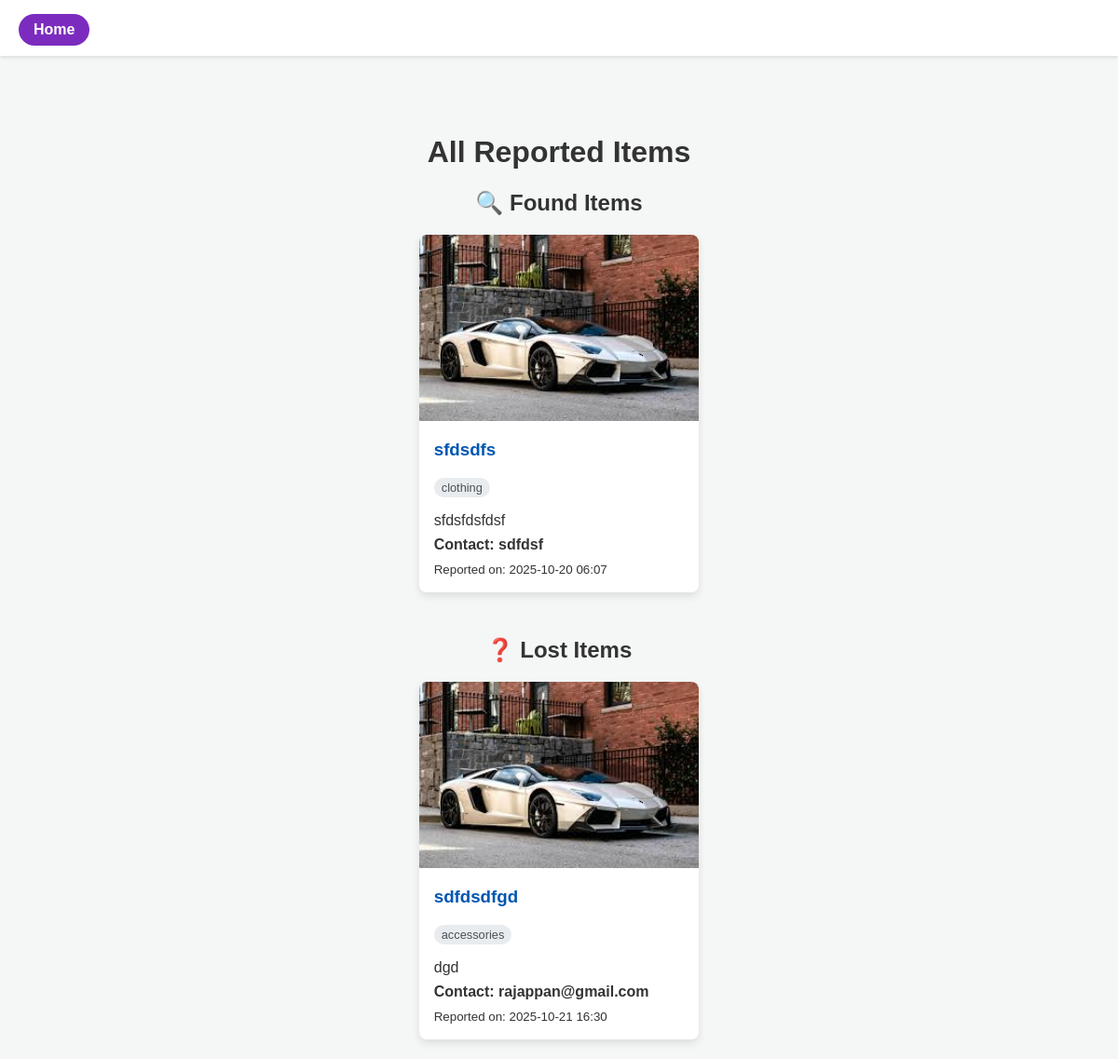
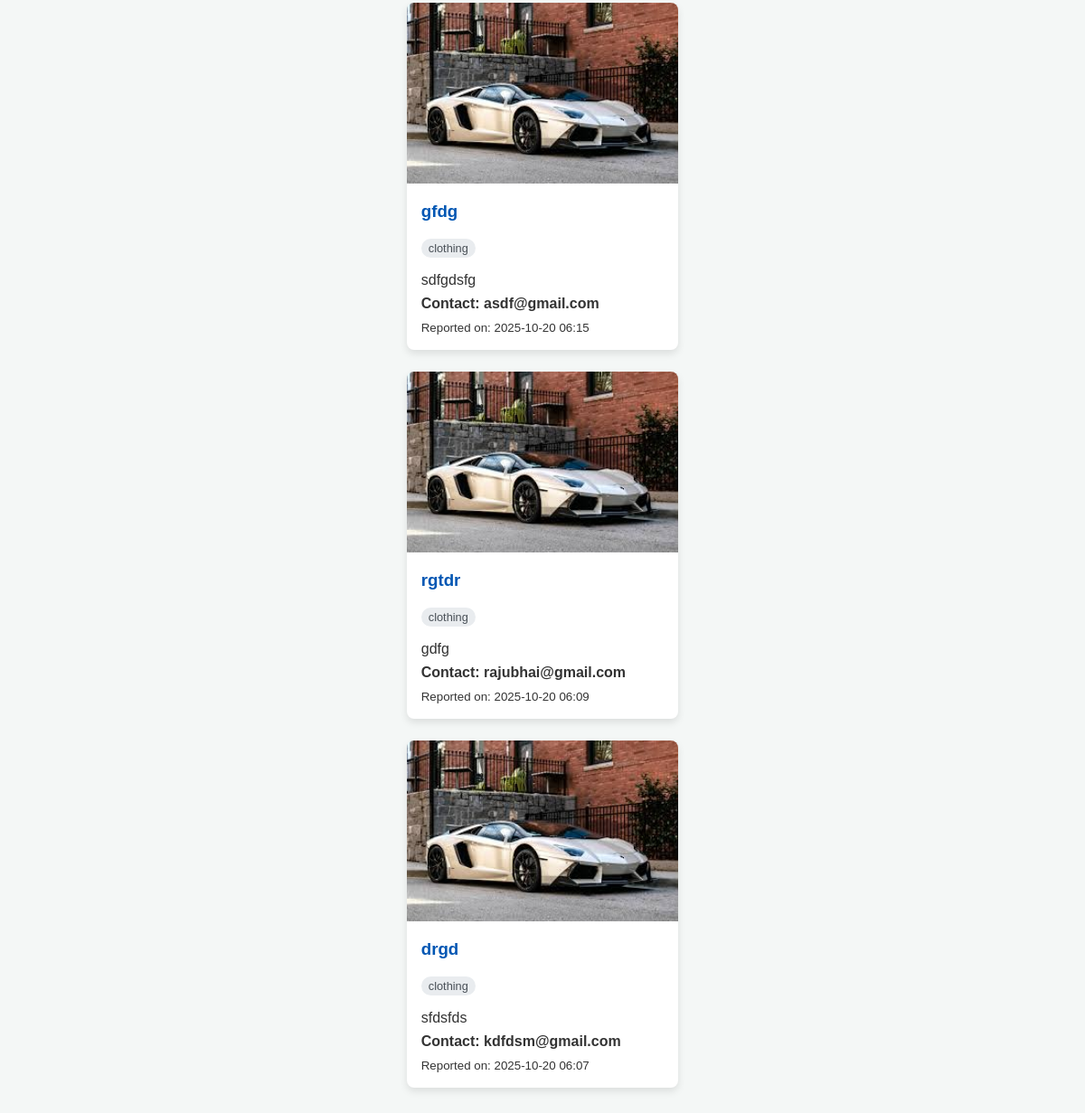
The page /listings on the database its author committed (2 pictures, top to bottom).
### app.py (models this page shows, shortened)
class FoundItem(db.Model):
    id = db.Column(db.Integer, primary_key=True)
    item_name = db.Column(db.String(100), nullable=False)
    description = db.Column(db.Text, nullable=False)
    category = db.Column(db.String(50), nullable=False)
    image_filename = db.Column(db.String(100), nullable=True)
    contact = db.Column(db.String(100), nullable=False)
    user_id = db.Column(db.Integer, db.ForeignKey('user.id'), nullable=False)
    timestamp = db.Column(db.DateTime, default=datetime.utcnow)

class LostItem(db.Model):
    id = db.Column(db.Integer, primary_key=True)
    item_name = db.Column(db.String(100), nullable=False)
    description = db.Column(db.Text, nullable=False)
    category = db.Column(db.String(50), nullable=False)
    image_filename = db.Column(db.String(100), nullable=True)
    contact = db.Column(db.String(100), nullable=False)
    user_id = db.Column(db.Integer, db.ForeignKey('user.id'), nullable=False)
    timestamp = db.Column(db.DateTime, default=datetime.utcnow)

### app.py (the view)
@app.route('/listings')
def listings_page():
    found_items = FoundItem.query.order_by(FoundItem.timestamp.desc()).all()
    lost_items = LostItem.query.order_by(LostItem.timestamp.desc()).all()
    return render_template('listings.html', found_items=found_items, lost_items=lost_items)

### templates/listings.html (shortened to what this page needs)
<!DOCTYPE html>
<html lang="en">
<head>
    <link rel="stylesheet" href="{{ url_for('static', filename='css/style.css') }}">
</head>
<body>
    <header>
        <a href="{{ url_for('index') }}" class="home-button" style="text-decoration:none; color: white; background: #7b2cbf; padding: 8px 16px; border-radius: 20px; font-weight: bold; position: absolute; left: 20px; top: 15px;">Home</a>
        <div class="logo" style="width: 100%; text-align: center;">
            <a href="{{ url_for('index') }}" style="text-decoration:none; color: inherit;">
            </a>
        </div>
    </header>
    <div class="container">
        <h1>All Reported Items</h1>
        <section class="listings-section">
            <h2>🔍 Found Items</h2>
            <div class="item-grid">
                {% if found_items %}
                    {% for item in found_items %}
                    <div class="item-card">
                        {% if item.image_filename %}
                            <img src="{{ url_for('static', filename='uploads/' + item.image_filename) }}" alt="{{ item.item_name }}">
                        {% endif %}
                        <div class="item-card-content">
                            <h3>{{ item.item_name }}</h3>
                            <span class="category">{{ item.category }}</span>
                            <p>{{ item.description }}</p>
                            <p class="contact">Contact: {{ item.contact }}</p>
                            <small>Reported on: {{ item.timestamp.strftime('%Y-%m-%d %H:%M') }}</small>
                        </div>
                    </div>
                    {% endfor %}
                {% else %}
                    <p class="no-items">No found items have been reported yet.</p>
                {% endif %}
            </div>
        </section>
        <section class="listings-section">
            <h2>❓ Lost Items</h2>
            <div class="item-grid">
                 {% if lost_items %}
                    {% for item in lost_items %}
                    <div class="item-card">
                        {% if item.image_filename %}
                            <img src="{{ url_for('static', filename='uploads/' + item.image_filename) }}" alt="{{ item.item_name }}">
                        {% endif %}
                        <div class="item-card-content">
                            <h3>{{ item.item_name }}</h3>
                            <span class="category">{{ item.category }}</span>
                            <p>{{ item.description }}</p>
                            <p class="contact">Contact: {{ item.contact }}</p>
                            <small>Reported on: {{ item.timestamp.strftime('%Y-%m-%d %H:%M') }}</small>
                        </div>
                    </div>
                    {% endfor %}
                {% else %}
                    <p class="no-items">No lost items have been reported yet.</p>
                {% endif %}
            </div>
        </section>
    </div>
</body>
</html>

### static/css/style.css (style rules this page uses)
html, body { margin: 0; padding: 0; height: 100%; min-height: 100%; box-sizing: border-box; background: #fff0f6; }
body { font-family: Arial, sans-serif; margin: 0; padding: 0; background: #fff0f6; color: #333; display: flex; flex-direction: column; min-height: 100vh; }
header { display: flex; justify-content: space-between; align-items: center; background: #7b2cbf; color: white; padding: 15px 20px; flex-wrap: wrap; }
header .logo { font-size: 1.5em; font-weight: bold; }

### templates/listings.html (style rules this page uses)
body { font-family: sans-serif; background-color: #f4f7f6; }
.container { max-width: 1200px; margin: 2rem auto; padding: 0 1rem; }
header { background-color: #fff; padding: 1rem 2rem; box-shadow: 0 2px 4px rgba(0,0,0,0.1); margin-bottom: 2rem; }
header .logo { font-size: 1.5rem; font-weight: bold; }
h1, h2 { text-align: center; color: #333; }
.listings-section { margin-bottom: 3rem; }
.item-grid { display: grid; grid-template-columns: repeat(auto-fill, minmax(300px, 1fr)); gap: 1.5rem; }
.item-card { background-color: #fff; border-radius: 8px; box-shadow: 0 4px 8px rgba(0,0,0,0.1); overflow: hidden; transition: transform 0.2s; }
.item-card img { width: 100%; height: 200px; object-fit: cover; }
.item-card-content { padding: 1rem; }
.item-card h3 { margin-top: 0; color: #0056b3; }
.item-card p { margin: 0.5rem 0; }
.item-card .category { display: inline-block; background-color: #e9ecef; color: #495057; padding: 0.2rem 0.5rem; border-radius: 12px; font-size: 0.8rem; margin-bottom: 0.5rem; }
.item-card .contact { font-weight: bold; }

### rows shown on the page
FoundItem: image_filename (picture), item_name "sfdsdfs", category "clothing", description "sfdsfdsfdsf", contact "sdfdsf", timestamp "2025-10-20 06:07"
LostItem: image_filename (picture), item_name "sdfdsdfgd", category "accessories", description "dgd", contact "rajappan@gmail.com", timestamp "2025-10-21 16:30"
LostItem: image_filename (picture), item_name "gfdg", category "clothing", description "sdfgdsfg", contact "asdf@gmail.com", timestamp "2025-10-20 06:15"
LostItem: image_filename (picture), item_name "rgtdr", category "clothing", description "gdfg", contact "rajubhai@gmail.com", timestamp "2025-10-20 06:09"
LostItem: image_filename (picture), item_name "drgd", category "clothing", description "sfdsfds", contact "kdfdsm@gmail.com", timestamp "2025-10-20 06:07"
